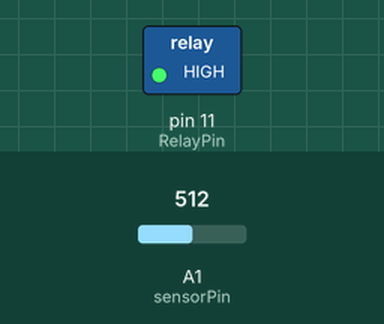
This sketch was run on a simulated Arduino Uno, built with avr-gcc and run on an emulated ATmega328P. On the bench: switched loads named in the sketch (green lamp = pin HIGH). The inputs (shaded band) are chosen by the test bench; at power-on: A1 (sensorPin) = 512. Pins used as bus, display or sensor lines are not drawn.

Above: at 1.2 s.
1.3 s: A1 (sensorPin) set to 229
2.8 s: A1 (sensorPin) set to 202
At 3.4 s:
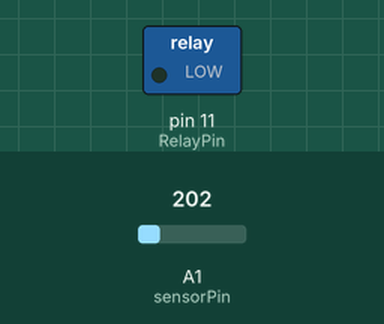
4.3 s: A1 (sensorPin) set to 230
At 4.6 s:
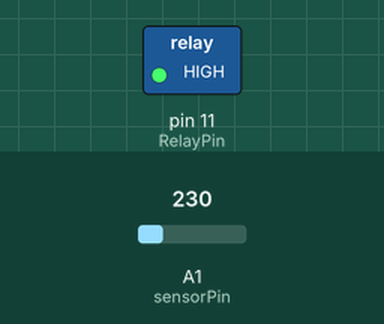
5.8 s: A1 (sensorPin) set to 210
At 6.9 s:
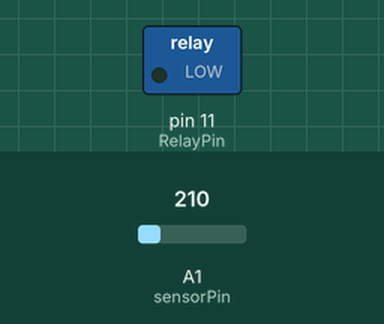
Timing chart, 0 to 8.3 s (numbered marks = the images above; inputs shaded):
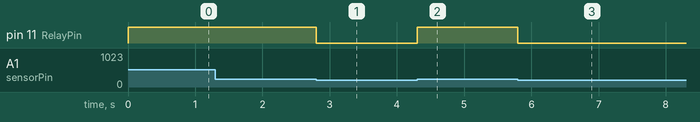

The sketch:

arduino_trigger.ino
```cpp
int sensorPin = A1;    // select the input pin for the read
int RelayPin = 11;      // select the pin for the Trigger
int ResetPin = 5;      // select the pin for the Reset
//int sensorValue = 0;  // variable to store the value coming from the sensor

void setup() {
  // declare the RelayPin as an OUTPUT:
  pinMode(RelayPin, OUTPUT);
  pinMode(ResetPin, OUTPUT);
  pinMode(sensorPin, INPUT);
}


void loop() {
  // read the value from the sensor:
  if(analogRead(sensorPin) >= 220) { //if the analog value of A1 is more than 600 then
  // Analog Voltage Measured = (ADC) * ( 5 ) / (1023)
  // ADC = Analog Voltage Measured * 1023 / 5
  digitalWrite(RelayPin, HIGH); //write digital pin 11 high
  digitalWrite(ResetPin, HIGH); //write reset pin 5 high
  }
  else {
  digitalWrite(RelayPin, LOW); //if it is higher than 600, make pin 11 low
  digitalWrite(ResetPin, LOW); //reset pin low
  }
  }
```

Measured:
- the behaviour switches between 220 and 219 on A1 (sensorPin) (found by bisection; images 0 and 1)
- after the input at 1.3 s, every drawn part: stays the same
- after the input at 2.8 s, pin 11 (RelayPin): HIGH → LOW at once
- after the input at 4.3 s, pin 11 (RelayPin): LOW → HIGH at once
- after the input at 5.8 s, pin 11 (RelayPin): HIGH → LOW at once
